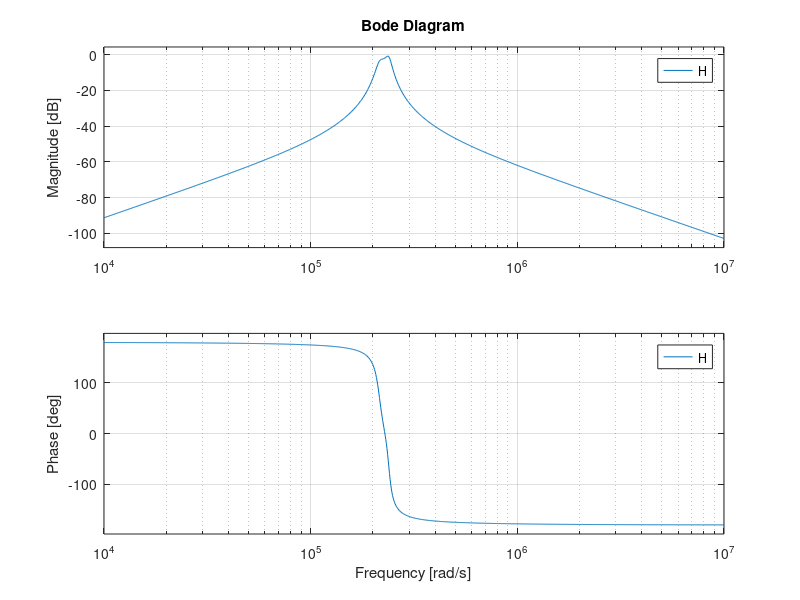

Source code (MATLAB):
% Formulas para graficos %
clc;
s = tf('s');

R1 = 2.28e3;
K = 0.16;
C = 680e-12;
a = 0.033;
R2 = 20.5e3;

H1 = (1/(1-K))*(a*s/(C*R1))/((s^2) + s*(2/(C*R2))*(1-(R2*K/(2*R1*(1-K)))) + (1/((C^2)*R1*R2)));

R1 = 1.39e3;
K = 0.165;
C = 1e-9;
a = 0.033;
R2 = 12.6e3;

H2 = (1/(1-K))*(a*s/(C*R1))/((s^2) + s*(2/(C*R2))*(1-(R2*K/(2*R1*(1-K)))) + (1/((C^2)*R1*R2)));

% Esta es la transferencia %
H = H1*H2;
%%% 
bode(H)
K = 0.155;
C = 680e-12;
R2 = 20.5e3;

% Esta es la Zin % 
Zin = 68900/(1 - H1*(((1-K)/(s*C*R2)) + K));
%%%
